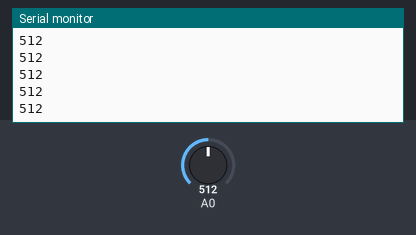
This sketch was run on a simulated Arduino Uno, built with avr-gcc and run on an emulated ATmega328P. Parts: the last lines printed to the serial monitor. Inputs (shaded band) come from the test bench; at power-on: A0 = 512.

Above: at 1.2 s.
1.3 s: A0 set to 716
At 1.56 s:
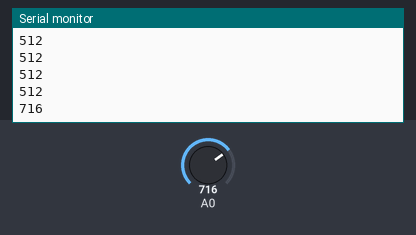
2.8 s: A0 set to 900
At 2.96 s:
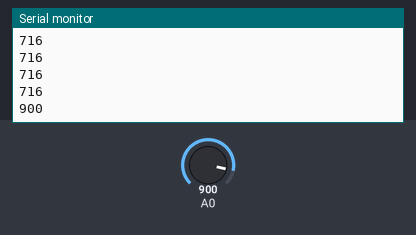
Timing chart, 0 to 5.8 s (numbered marks = the images above; inputs shaded):
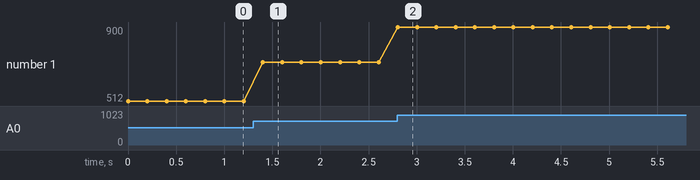

Measured:
- after the input at 1.3 s, the serial monitor: prints a new line after 0.10 s (image 1)
- after the input at 2.8 s, the serial monitor: prints a new line at once (image 2)
- plotted number 1: 512 → 716 after the input at 1.3 s, 716 → 900 after the input at 2.8 s

The sketch:

voltmeter.ino
```cpp
int re;
float volt;

void setup() {
  // put your setup code here, to run once:
  Serial.begin(9600);
  pinMode(A0,INPUT);
}

void loop() {
  // put your main code here, to run repeatedly:
  re = analogRead(A0);
  volt = 30*re/1024.0;
  Serial.println(re);
  delay(200);
}
```
